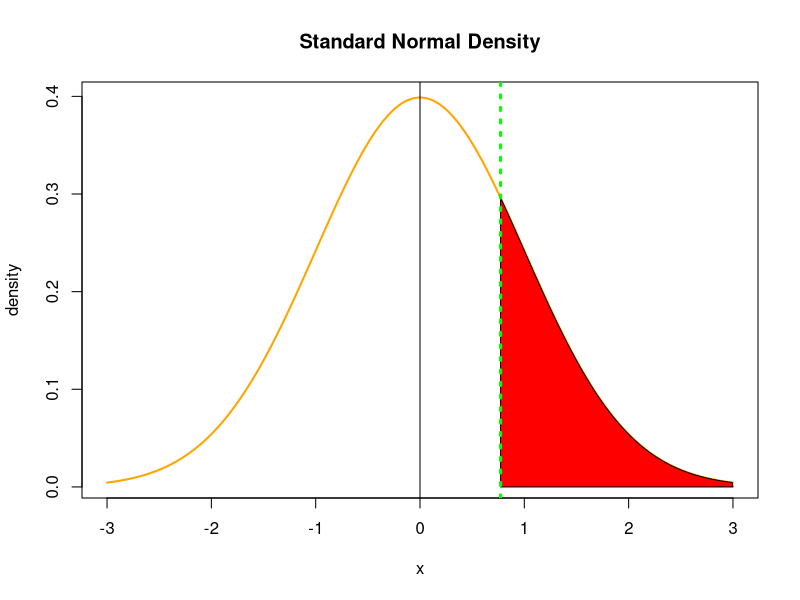

Recreate this plot in R.
# Week 6 Demonstration Code Predict 401  

#----------------------------------------------------------------------------
#----------------------------------------------------------------------------
# The main objective of this program is to demonstrate the capabilities of R.
# Examples of calculations dealing with statistical inference as it relates to 
# hypothesis testing for single populations will be given.  Refer to Chapter 9
# of Business Statistics.  Regarding R, library functions do not exist for certain
# statistical tests.  Library functions are used in what follows if available.


# The average out-of-pocket expenditure for a dental tooth filling is believed 
# to be $141 if insured. It is believed the actual average expenditure is greater
# than $141.  To test this assertion, a random sample of size 32 and the resulting
# out-of-pocket expenditures is recorded.  The population standard deviation is $30.
# Test the assertion at the 5% level, assuming the population is normally distributed.

cost.data <- c(147,152,119,142,163,151,123,118,145,166,149,130,158,175,142,160,
               175,125,147,210,132,156,139,122,163,175,120,135,207,141,170,110)

# The null hypothesis is that the population mean is $141.  The alternative is 
# one-sided "greater than" the $141.  The belief is that the cost has increased.  

# To test, first calculate the z-score.

z <- (mean(cost.data)-141)/(30/sqrt(32))
z

# Next, use alpha = 0.05 in qnorm() to obtain the critical value for comparison.
# Since this is a one-sided test, only one critical value is used.

critical.value <- qnorm(0.95, mean = 0, sd = 1, lower.tail = TRUE)
critical.value 

# The z score is less than the critical value. The null hypothesis can not be
# rejected at the 5% level.  This same conclusion can be reached using a p-value.

pnorm(z, mean = 0, sd = 1, lower.tail = FALSE)

# Since the p-value exceeds 5%, the null hypothesis can not be rejected.
# Using the critical value, it is possible to solve for the sample mean which
# would result in rejection.

critical.value*(30/sqrt(32))+141

# Continue the example assuming the population standard deviation is not
# known.  This requires use of the t-test.  The degrees of freedom for the test
# are 31.  However, the standard deviation is divided by the sample size.

t <- (mean(cost.data)-141)/(sd(cost.data)/(sqrt(32)))
t

critical.value <- qt(0.95, 31, lower.tail = TRUE)
critical.value

# The critical value is less than the t-value so the null hypothesis can be
# rejected.  The difference in result is a consequence of a smaller sample variance.
# A p-value may be calculated as well.  It is smaller than 5%.

pt(t, 31, lower.tail = FALSE)

# Since the entire data set is available, t.test() can be used.

t.test(cost.data, alternative = c("greater"), mu = 141, conf.level = 0.95)

# This confirms the preceding calculations.

#-------------------------------------------------------------------------------

# Example of hypothesis testing with proportions: a person is presented with 400
# true/false questions and answers correctly 215 times.  If the person is guessing 
# at random, we would expect 50% success.  The person says he did not guess at 
# random and should have done better than chance alone.  Test this assertion 
# with alpha = 0.05.

z <- (215/400 - 0.5)/sqrt(0.5*0.5/400)
z

# With n = 400 and p = 0.5, np = 200 > 5 so we use the normal approximation.

critical.value <- qnorm(0.95, mean = 0, sd = 1, lower.tail = TRUE)
critical.value

# A p value may be determined.

pnorm(z, mean = 0, sd = 1, lower.tail = FALSE)

# Since the z value is less than the critical value, the null hypothesis of
# random quessing can not be rejected.  This can be confirmed using prop.test().

prop.test(215, 400, alternative = c("greater"), conf.level = 0.95, correct = FALSE)
prop.test(215, 400, alternative = c("greater"), conf.level = 0.95, correct = TRUE)
binom.test(215, 400, p = 0.5, alternative = c("greater"), conf.level = 0.95)

# With smaller sample sizes it is advantageous to use binom.test().  This test
# is based on exact binomial probabilities without using the normal approximation.

binom.test(215, 400, p = 0.5, alternative = c("greater"), conf.level = 0.95)

# In this case the conclusions are the same.
#-------------------------------------------------------------------------------

# In this example we will compare the population variance to the sample variance.  
# The population standard deviation is $30.  The sample standard deviation is 
# 23.98586 with 31 degrees of freedom.  

chi <- (31*var(cost.data)/30^2)  # This is the test statistic.
chi

# To find the critical values for a one-sided test, we use qchisq().

q.values <- qchisq(0.05, 31, lower.tail = TRUE)
q.values

# The value for the test statistic is above the critical value.
# The null hypothesis of equality can not be rejected.  

pchisq(chi, 31, lower.tail = TRUE)

#-------------------------------------------------------------------------------

# Calculating Type II Error Rates

# Consider the following.  Are containers underfilled?  The nominal filling level  
# is an average of 12 oz.  An unacceptable filling level is a average of 11.96 oz.
# This defines the null and alternative hypotheses.  The standard deviation for
# filling is 0.1 oz.  With a random sample of 60, what is the probability of not
# rejecting the null hypothesis when the filling level is 11.96 given alpha = 0.05?
# Assume a normal distribution.  The use of functions will be shown.

# Calculating the Type II error rate for this problem involves three steps.
# 1) Determine the critical value that would prompt rejection of the null hypothesis.
# 2) Assume the alternative hypothesis is true, and calculate a z value using 
# the critical value obtained from 1). 
# 3) Assuming the alternative hypothesis is true, use the z value from 2) to find
# the probability of not rejecting the null hypothesis.

# Power is defined as 1.0 minus the Type II error rate.  Power will vary 
# as a function of sample size and the Type I error rate.

# First calculate the critical fill level that would be used to compare against
# a sample mean fill value.  For this purpose define a function to be used later.

n <- 60
alpha <- 0.01
sigma <- 0.1
nominal <- 12.0

# Find the critical z value that would result in rejecting the null hypothesis.

critical.z <- qnorm(alpha,0,1)  # Refer to Figure 9.22 and following.
critical.z   # Note that we are working in the left tail of the normal distribution.

# Express the critical z value in terms of a critical fill volume.

value <- nominal + critical.z*(sigma/sqrt(n))  

# Reject the null hypothesis if the sample mean is less than this value.

# Now assume the alternate hypothesis is true and the average fill level is 11.96. 
# What is the probability of obtaining a sample average which is above the critical
# fill value which would not result in rejecting the null hypothesis?  

alternative <- 11.96
zvalue <- (value-alternative)*(sqrt(n)/sigma)
zvalue

# If the sample generates a mean fill volume greater than zvalue, the null
# hypothesis will not be rejected.  For this problem, this corresponds to finding
# the tail area to the right of the z value determined above.  

pnorm(zvalue, 0, 1, lower.tail = FALSE)  # Type II error rate

cord.x <- c(zvalue, seq(zvalue, +3.0, 0.01), 3.0)
cord.y <- c(0, dnorm(seq(zvalue, +3.0, 0.01),0,1), 0)
curve(dnorm(x,0,1),xlim=c(-3,3),main="Standard Normal Density", ylab = "density",
      col = "orange", lwd = 2)
polygon(cord.x,cord.y,col="red")
abline(v = zvalue, col="green", lty = 3, lwd = 3)
abline(v = 0)

# The probability of having a sample mean greater than value(60) is 7.3%. There are 
# slight differences from the text due to rounding during the calculation.

# The power of a statistical test is 1 minus the Type II error rate.  Reducing the
# size of the Type I error rate makes it more difficult to reject the null 
# hypothesis thus reducing the power.
